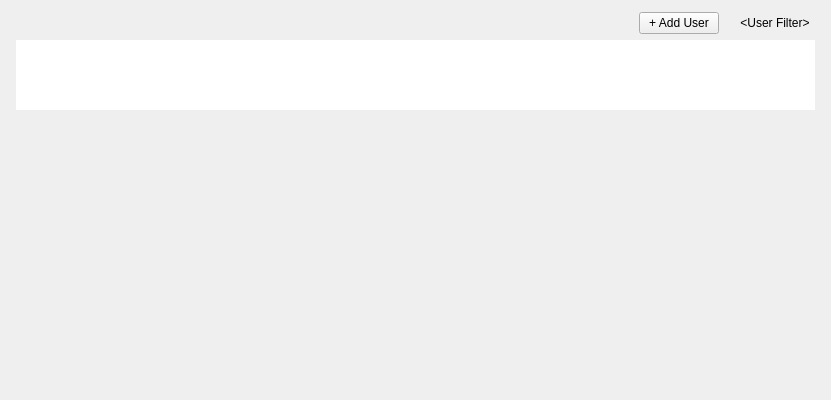
<?xml version="1.0" encoding="UTF-8"?>
<ui version="4.0">
 <class>UserListWidget</class>
 <widget class="QWidget" name="UserListWidget">
  <property name="geometry">
   <rect>
    <x>0</x>
    <y>0</y>
    <width>831</width>
    <height>400</height>
   </rect>
  </property>
  <layout class="QVBoxLayout" name="mainVerticalLayout">
   <property name="leftMargin">
    <number>0</number>
   </property>
   <property name="topMargin">
    <number>12</number>
   </property>
   <property name="rightMargin">
    <number>0</number>
   </property>
   <property name="bottomMargin">
    <number>0</number>
   </property>
   <item>
    <layout class="QVBoxLayout" name="verticalLayout" stretch="0,0">
     <property name="leftMargin">
      <number>16</number>
     </property>
     <property name="rightMargin">
      <number>16</number>
     </property>
     <item>
      <layout class="QHBoxLayout" name="horizontalLayout_5">
       <property name="spacing">
        <number>16</number>
       </property>
       <item>
        <widget class="nx::vms::client::desktop::SearchLineEdit" name="filterLineEdit" native="true">
         <property name="sizePolicy">
          <sizepolicy hsizetype="Expanding" vsizetype="Preferred">
           <horstretch>0</horstretch>
           <verstretch>0</verstretch>
          </sizepolicy>
         </property>
         <property name="placeholderText" stdset="0">
          <string>Search users</string>
         </property>
        </widget>
       </item>
       <item>
        <widget class="QPushButton" name="createUserButton">
         <property name="text">
          <string>+ Add User</string>
         </property>
        </widget>
       </item>
       <item>
        <widget class="DropdownButton" name="filterButton">
         <property name="sizePolicy">
          <sizepolicy hsizetype="Minimum" vsizetype="Preferred">
           <horstretch>0</horstretch>
           <verstretch>0</verstretch>
          </sizepolicy>
         </property>
         <property name="text">
          <string notr="true">&lt;User Filter&gt;</string>
         </property>
         <property name="flat">
          <bool>true</bool>
         </property>
        </widget>
       </item>
      </layout>
     </item>
     <item>
      <widget class="QStackedWidget" name="searchWidget">
       <property name="currentIndex">
        <number>0</number>
       </property>
       <widget class="QWidget" name="usersPage">
        <layout class="QVBoxLayout" name="verticalLayout_3">
         <property name="leftMargin">
          <number>0</number>
         </property>
         <property name="topMargin">
          <number>0</number>
         </property>
         <property name="rightMargin">
          <number>0</number>
         </property>
         <property name="bottomMargin">
          <number>0</number>
         </property>
         <item>
          <widget class="nx::vms::client::desktop::TreeView" name="usersTable">
           <property name="sizePolicy">
            <sizepolicy hsizetype="Expanding" vsizetype="Maximum">
             <horstretch>0</horstretch>
             <verstretch>0</verstretch>
            </sizepolicy>
           </property>
           <property name="focusPolicy">
            <enum>Qt::TabFocus</enum>
           </property>
           <property name="frameShape">
            <enum>QFrame::NoFrame</enum>
           </property>
           <property name="sizeAdjustPolicy">
            <enum>QAbstractScrollArea::AdjustToContents</enum>
           </property>
           <property name="selectionMode">
            <enum>QAbstractItemView::NoSelection</enum>
           </property>
           <property name="selectionBehavior">
            <enum>QAbstractItemView::SelectRows</enum>
           </property>
           <property name="rootIsDecorated">
            <bool>false</bool>
           </property>
           <property name="uniformRowHeights">
            <bool>true</bool>
           </property>
           <property name="sortingEnabled">
            <bool>true</bool>
           </property>
           <property name="allColumnsShowFocus">
            <bool>true</bool>
           </property>
           <attribute name="headerStretchLastSection">
            <bool>false</bool>
           </attribute>
          </widget>
         </item>
         <item>
          <spacer name="verticalSpacer">
           <property name="orientation">
            <enum>Qt::Vertical</enum>
           </property>
           <property name="sizeHint" stdset="0">
            <size>
             <width>20</width>
             <height>40</height>
            </size>
           </property>
          </spacer>
         </item>
        </layout>
       </widget>
       <widget class="QWidget" name="nothingFoundPage">
        <layout class="QGridLayout" name="gridLayout" rowstretch="2,0,3">
         <property name="leftMargin">
          <number>0</number>
         </property>
         <property name="topMargin">
          <number>0</number>
         </property>
         <property name="rightMargin">
          <number>0</number>
         </property>
         <property name="bottomMargin">
          <number>0</number>
         </property>
         <item row="0" column="0">
          <spacer name="verticalSpacer_2">
           <property name="orientation">
            <enum>Qt::Vertical</enum>
           </property>
           <property name="sizeHint" stdset="0">
            <size>
             <width>0</width>
             <height>0</height>
            </size>
           </property>
          </spacer>
         </item>
         <item row="1" column="0">
          <widget class="QLabel" name="label">
           <property name="font">
            <font>
             <pointsize>15</pointsize>
             <weight>50</weight>
             <bold>false</bold>
            </font>
           </property>
           <property name="text">
            <string>No users found</string>
           </property>
           <property name="alignment">
            <set>Qt::AlignCenter</set>
           </property>
          </widget>
         </item>
         <item row="2" column="0">
          <spacer name="verticalSpacer_3">
           <property name="orientation">
            <enum>Qt::Vertical</enum>
           </property>
           <property name="sizeHint" stdset="0">
            <size>
             <width>0</width>
             <height>0</height>
            </size>
           </property>
          </spacer>
         </item>
        </layout>
       </widget>
      </widget>
     </item>
    </layout>
   </item>
  </layout>
 </widget>
 <customwidgets>
  <customwidget>
   <class>nx::vms::client::desktop::TreeView</class>
   <extends>QTreeView</extends>
   <header location="global">nx/vms/client/desktop/common/widgets/tree_view.h</header>
  </customwidget>
  <customwidget>
   <class>DropdownButton</class>
   <extends>QPushButton</extends>
   <header>nx/vms/client/desktop/common/widgets/dropdown_button.h</header>
  </customwidget>
  <customwidget>
   <class>nx::vms::client::desktop::SearchLineEdit</class>
   <extends>QWidget</extends>
   <header location="global">nx/vms/client/desktop/common/widgets/search_line_edit.h</header>
   <container>1</container>
  </customwidget>
 </customwidgets>
 <tabstops>
  <tabstop>filterLineEdit</tabstop>
  <tabstop>filterButton</tabstop>
  <tabstop>usersTable</tabstop>
 </tabstops>
 <resources/>
 <connections/>
</ui>
